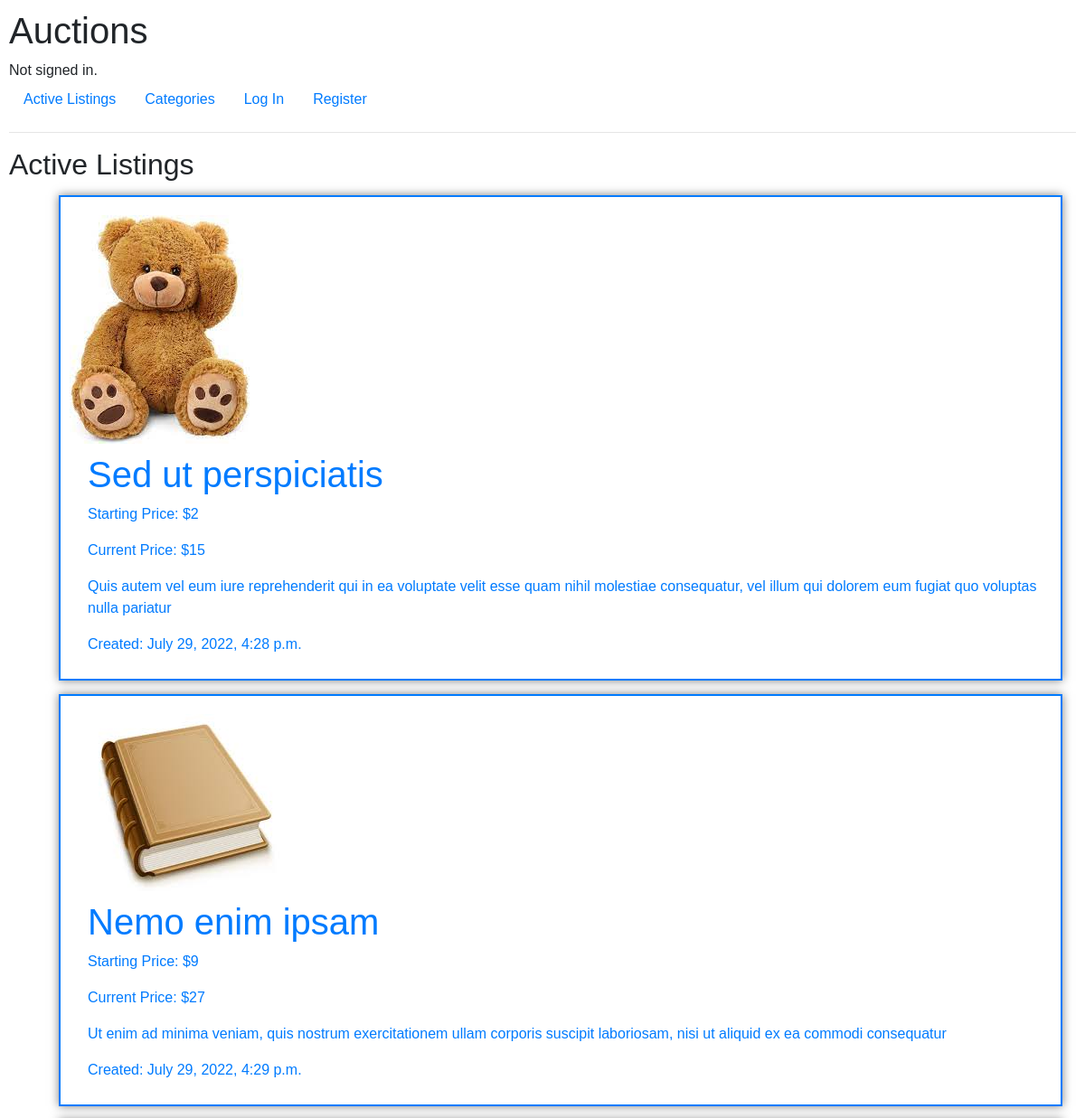
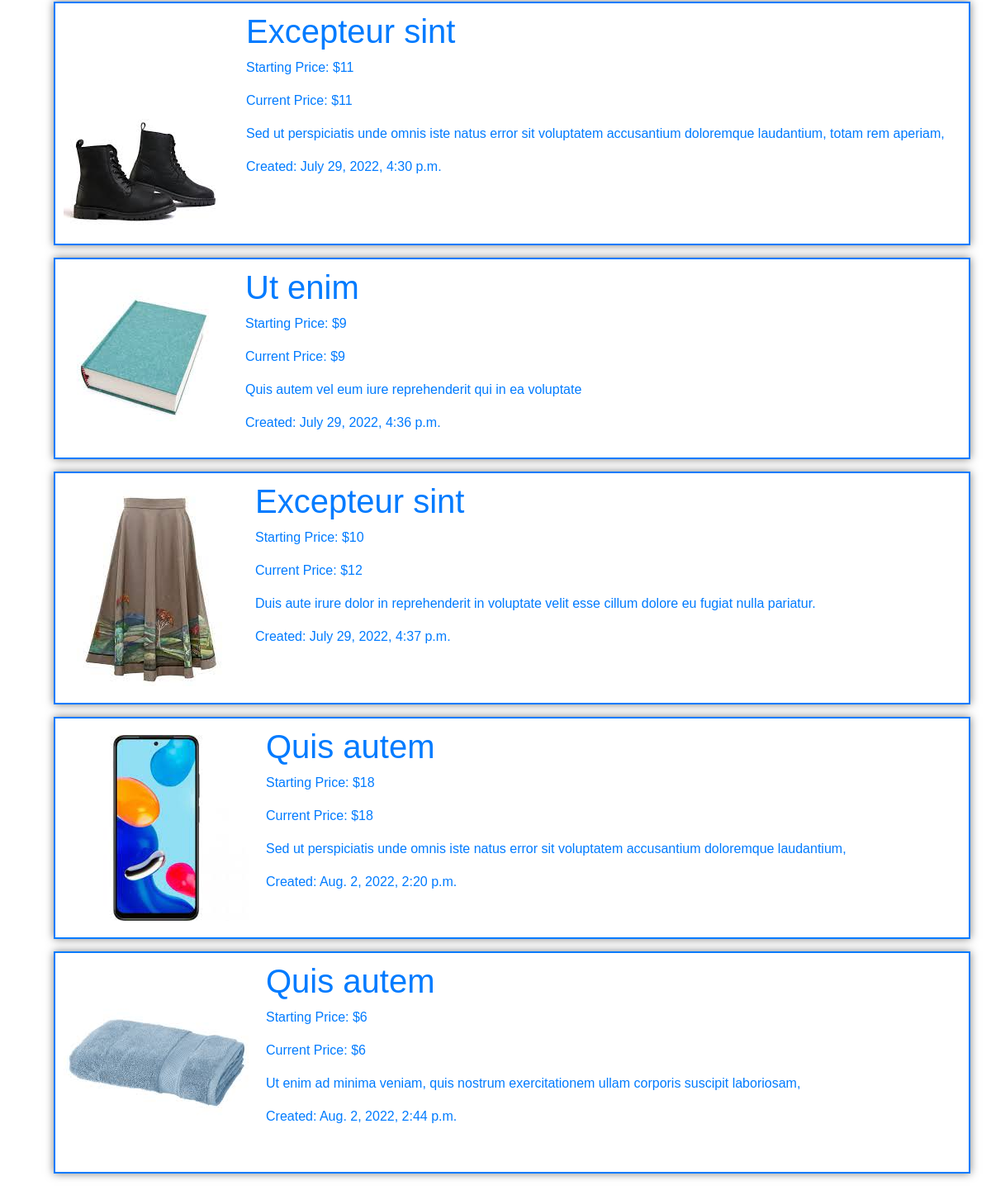
The page / on the database its author committed (2 pictures, top to bottom).
### auctions/models.py (models this page shows, shortened)
class Auction_listing(models.Model):
    listing_title = models.CharField(max_length=64)
    listing_description = models.TextField(verbose_name="Description", default=None, blank=True)
    category = models.ManyToManyField(Category, blank=True, related_name="category_reverse")
    starting_bid = models.IntegerField()
    current_price = models.IntegerField(blank=True)
    picture = models.ImageField(blank=True, upload_to='images', default='images/No_Image_Available.jpg')
    actual = models.IntegerField(default=1)
    winnerid = models.ForeignKey(User, on_delete=models.CASCADE, related_name="winner_reverse", default=None, blank=True)
    ownerid = models.ForeignKey(User, on_delete=models.CASCADE, related_name="owner_reverse", default=None, blank=True)
    created = models.DateTimeField(default=now, editable=False)

### auctions/views.py (the view)
# urls.py: path("", views.index, name="index"),
def index(request):
    if request.user.is_authenticated:
        watchlistcount = Whatchlist.objects.filter(userid=request.user).count() #for wahtlistcount in heading
        return render(request, "auctions/index.html", {
                "items": Auction_listing.objects.filter(actual=1),
                "watchlistcount": watchlistcount,
            }
            )
    else:
        return render(request, "auctions/index.html", {
            "items": Auction_listing.objects.filter(actual=1)
        }
        )

### auctions/templates/auctions/index.html
{% extends "auctions/layout.html" %}
{% block body %}
    <h2>Active Listings</h2>
    <ul>
        {% for item in items %}
            <li class="nostyletype">
                <a href="{% url 'entry' item.id %}">
                <div class="row">
                        <img src="{{item.picture.url}}" alt="picture">
                        <div class="data">
                            <h1> {{item.listing_title}}</h1>
                            <p class="bid"> Starting Price: ${{item.starting_bid}}</p>
                            <p class="bid"> Current Price: ${{item.current_price}}</p>
                            <p> {{item.listing_description}}</p>
                            <p> Created: {{item.created}}</p>
                        </div>
                </div>
            </a>
            </li>
        {% endfor %}
    </ul>
{% endblock %}

### auctions/templates/auctions/layout.html (shortened to what this page needs)
{% load static %}
<!DOCTYPE html>
<html lang="en">
    <head>
        <link rel="stylesheet" href="https://stackpath.bootstrapcdn.com/bootstrap/4.4.1/css/bootstrap.min.css">
        <link href="{% static 'auctions/styles.css' %}" rel="stylesheet">
    </head>
    <body>
        <h1>Auctions</h1>
        <div>
            {% if user.is_authenticated %}
                Signed in as <strong>{{ user.username }}</strong>.
            {% else %}
                Not signed in.
            {% endif %}
        </div>
        <ul class="nav">
            <li class="nav-item">
                <a class="nav-link" href="{% url 'index' %}">Active Listings</a>
                <a class="nav-link" href="{% url 'categories' %}">Categories</a>
            </li>
            {% if user.is_authenticated %}
                <li class="nav-item">
                    <a class="nav-link" href="{% url 'my_watchlist' %}">Watchlist <span>: {{watchlistcount}}</span></a>
                    <a class="nav-link" href="{% url 'create_listing' %}">Create Listings</a>
                    <a class="nav-link" href="{% url 'my_listings' %}">My Listings</a>
                    <a class="nav-link" href="{% url 'logout' %}">Log Out</a>
                    <a class="nav-link" href="{% url 'chat_list' %}">Chats</a>
                </li>
            {% else %}
                <li class="nav-item">
                    <a class="nav-link" href="{% url 'login' %}">Log In</a>
                </li>
                <li class="nav-item">
                    <a class="nav-link" href="{% url 'register' %}">Register</a>
                </li>
            {% endif %}
        </ul>
        <hr>
        {% block body %}
        {% endblock %}
    </body>
</html>

### auctions/static/auctions/styles.css (style rules this page uses)
body { padding: 10px; font-family: Arial, Helvetica, sans-serif; font-size: 16px; line-height: 1.5; }
.nav-item { display:flex; }
.nav-item a { display:flex; }
.row { display:flex; border: solid 2px; margin: 15px; padding: 10px; box-shadow: 0 0 10px rgba(0,0,0,0.5); }
.data { margin-left: 20px; }
.nostyletype { list-style-type: none; }
li a { text-decoration: none; }
img { margin-top:10px; margin-bottom:10px; }

### rows shown on the page
Auction_listing: picture (picture), listing_title "Sed ut perspiciatis", starting_bid "2", current_price "15", listing_description "Quis autem vel eum iure reprehenderit qui in ea voluptate velit esse quam nihil molestiae consequatur, vel illum qui dolorem eum fugiat quo voluptas nulla pariatur", created "July 29, 2022, 4:28 p.m."
Auction_listing: picture (picture), listing_title "Nemo enim ipsam", starting_bid "9", current_price "27", listing_description "Ut enim ad minima veniam, quis nostrum exercitationem ullam corporis suscipit laboriosam, nisi ut aliquid ex ea commodi consequatur", created "July 29, 2022, 4:29 p.m."
Auction_listing: picture (picture), listing_title "Excepteur sint", starting_bid "11", current_price "11", listing_description "Sed ut perspiciatis unde omnis iste natus error sit voluptatem accusantium doloremque laudantium, totam rem aperiam,", created "July 29, 2022, 4:30 p.m."
Auction_listing: picture (picture), listing_title "Ut enim", starting_bid "9", current_price "9", listing_description "Quis autem vel eum iure reprehenderit qui in ea voluptate", created "July 29, 2022, 4:36 p.m."
Auction_listing: picture (picture), listing_title "Excepteur sint", starting_bid "10", current_price "12", listing_description "Duis aute irure dolor in reprehenderit in voluptate velit esse cillum dolore eu fugiat nulla pariatur.", created "July 29, 2022, 4:37 p.m."
Auction_listing: picture (picture), listing_title "Quis autem", starting_bid "18", current_price "18", listing_description "Sed ut perspiciatis unde omnis iste natus error sit voluptatem accusantium doloremque laudantium,", created "Aug. 2, 2022, 2:20 p.m."
Auction_listing: picture (picture), listing_title "Quis autem", starting_bid "6", current_price "6", listing_description "Ut enim ad minima veniam, quis nostrum exercitationem ullam corporis suscipit laboriosam,", created "Aug. 2, 2022, 2:44 p.m."
